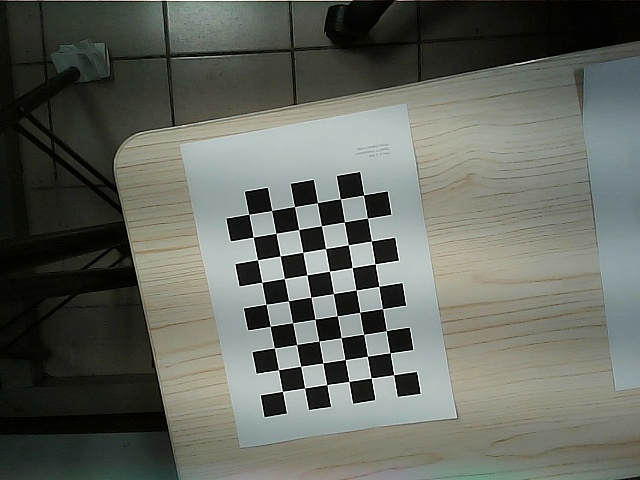
#> input picture python-openai camera correction/img1.jpg, 640 x 480 px; its folder holds only this picture in this run
$ python 'get camera internal parameters.py'
#> lines starting #> are read from the running program, lines starting #| are printed output that depends on the picture; after the words box and inside, x2 and y2 are one past the last pixel; in counts of white or black regions, pixels touching at a corner belong together; long printed decimals are rounded
import numpy as np
import cv2 as cv
import glob
# termination criteria
criteria = (cv.TERM_CRITERIA_EPS + cv.TERM_CRITERIA_MAX_ITER, 30, 0.001)

w = 9
h = 6
# prepare object points, like (0,0,0), (1,0,0), (2,0,0) ....,(6,5,0)
objp = np.zeros((w*h,3), np.float32)
objp[:,:2] = np.mgrid[0:w,0:h].T.reshape(-1,2)
# Arrays to store object points and image points from all the images.
objpoints = [] # 3d point in real world space
imgpoints = [] # 2d points in image plane.
images = glob.glob('*.jpg')


for fname in images:
    img = cv.imread(fname)
#> img is the input picture: shape (480, 640, 3); mean B, G, R 94.5, 102.3, 98.6
    gray = cv.cvtColor(img, cv.COLOR_BGR2GRAY)
    cv.imshow('img', gray)

    # cv.waitKey(0)
    # Find the chess board corners
    ret, corners = cv.findChessboardCorners(gray, (w,h),  cv.CALIB_CB_ADAPTIVE_THRESH + cv.CALIB_CB_NORMALIZE_IMAGE)
#> ret = True; corners = 54 rows, first 8: [282.5, 391.4], [278.4, 369.7], [274.5, 347.8], [270.3, 326.4], [266, 304.3], [261.8, 282.4], [257.5, 259.7], [253.2, 237]
    print(f"detect result:{ret}")
#| detect result:True
    # If found, add object points, image points (after refining them)
    if ret == True:
        objpoints.append(objp)
        corners2 = cv.cornerSubPix(gray,corners, (11,11), (-1,-1), criteria)
#> corners2 = 54 rows, first 8: [282.4, 391.4], [278.5, 369.7], [274.4, 347.9], [270.2, 326.3], [266.1, 304.3], [261.7, 282.3], [257.5, 259.7], [253.2, 237]
        imgpoints.append(corners)
        # Draw and display the corners
        cv.drawChessboardCorners(img, (w,h), corners2, ret)
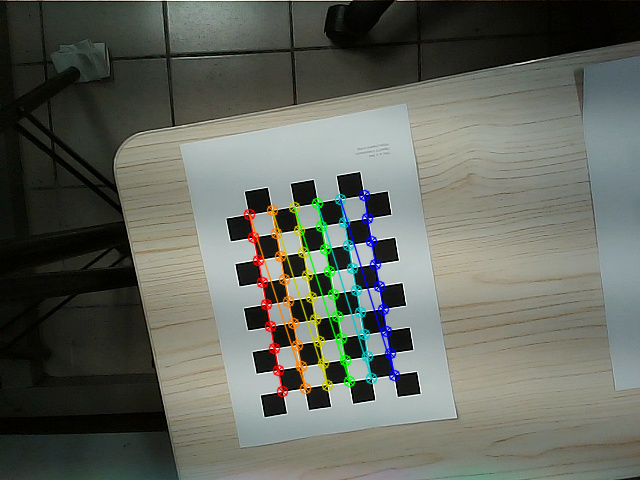
#> img: shape (480, 640, 3); 3.19% of pixels changed, all inside (x1, y1, x2, y2) = (243, 189, 401, 398)
        cv.imshow('img', img)
        cv.waitKey(0)


cv.destroyAllWindows()
# calibration
ret, mtx, dist, rvecs, tvecs = cv.calibrateCamera(objpoints, imgpoints, gray.shape[::-1], None, None)
#> ret = 0.0795; mtx = [[680.2, 0, 320.7], [0, 696.7, 179.9], [0, 0, 1]]; dist = [[0.261, -3.41, -0.0146, -0.00282, 22.46]]; rvecs = ([0.0665, 0.171, -1.74],); tvecs = ([-1.69, 9.24, 30.45],)

print(f"ret = {ret}")
#| ret = 0.07953
print(f"mtx = {mtx}")
#| mtx = [[680.181   0.         320.662]
#|  [  0.         696.655 179.928 ]
#|  [  0.           0.           1.        ]]
print(f"dist = {dist}")
#| dist = [[ 2.61147428e-01 -3.40861345e+00 -1.45662193e-02 -2.81962854e-03
#|    2.24590499e+01]]
print(f"rvecs = {rvecs}")
#| rvecs = (array([[ 0.06651],
#|        [ 0.1714],
#|        [-1.738]]),)
print(f"tvecs = {tvecs}")
#| tvecs = (array([[-1.693],
#|        [ 9.242],
#|        [30.451]]),)
# [10 lines of commented-out code are left out]

$ run again, on python-openai camera correction/img13.jpg
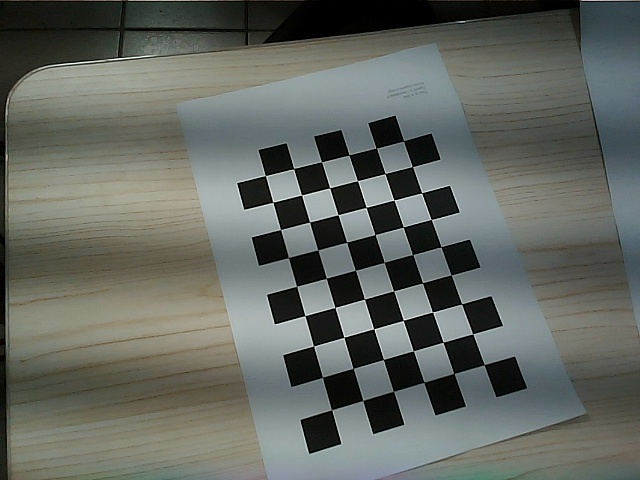
#> input picture python-openai camera correction/img13.jpg, 640 x 480 px
#> img is the input picture: shape (480, 640, 3); mean B, G, R 97.5, 103.5, 99.3
#> `ret, corners = cv.findChessboardCorners(gray, (w,h),  cv.CALIB_CB_ADAP..`: ret = True; corners = 54 rows, first 8: [331.6, 409.8], [322.7, 377.2], [313.6, 345.9], [304.9, 315.8], [296.7, 286.4], [288.4, 257.6], [280.6, 229.5], [273.1, 202.1]
#| detect result:True
#> corners2 = 54 rows, first 8: [331.5, 409.7], [322.5, 377.3], [313.5, 346.1], [304.8, 315.6], [296.6, 286.3], [288.5, 257.5], [280.5, 229.5], [272.8, 202.3]
#> `cv.drawChessboardCorners(img, (w,h), corners2, ret)`:
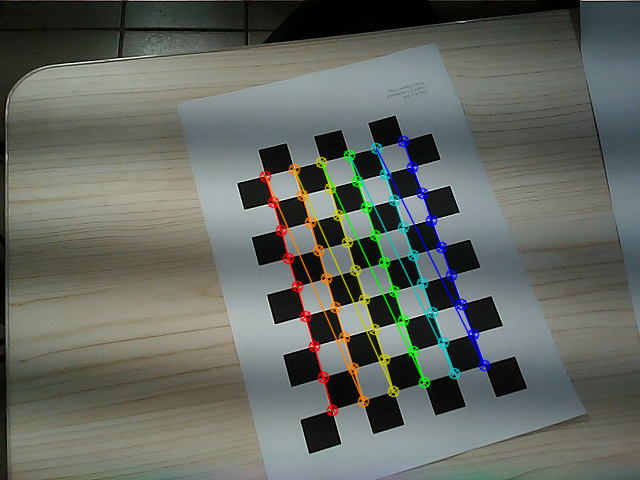
#> img: shape (480, 640, 3); 3.77% of pixels changed, all inside (x1, y1, x2, y2) = (259, 135, 491, 417)
#> `ret, mtx, dist, rvecs, tvecs = cv.calibrateCamera(objpoints, imgpoints..`: ret = 0.131; mtx = [[647.2, 0, 323.5], [0, 661.8, 252.9], [0, 0, 1]]; dist = [[-0.0559, 3.8, -0.0125, -0.00378, -19.3]]; rvecs = ([-0.196, -0.343, -1.83],); tvecs = ([0.25, 4.7, 19.73],)
#| ret = 0.1309
#| mtx = [[647.239   0.         323.470]
#|  [  0.         661.773 252.947]
#|  [  0.           0.           1.        ]]
#| dist = [[-5.58811258e-02  3.80077702e+00 -1.25224043e-02 -3.77731815e-03
#|   -1.93016265e+01]]
#| rvecs = (array([[-0.1957],
#|        [-0.3434],
#|        [-1.827]]),)
#| tvecs = (array([[ 0.2496],
#|        [ 4.696],
#|        [19.735]]),)

$ run again, on python-openai camera correction/img14.jpg
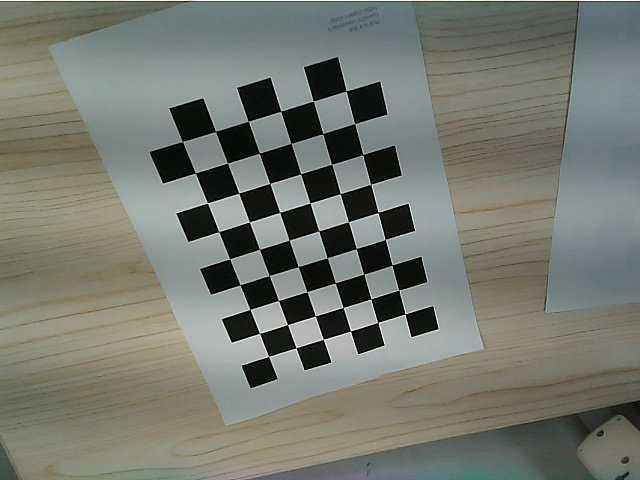
#> input picture python-openai camera correction/img14.jpg, 640 x 480 px
#> img is the input picture: shape (480, 640, 3); mean B, G, R 111.8, 120.9, 117
#> `gray = cv.cvtColor(img, cv.COLOR_BGR2GRAY)`:
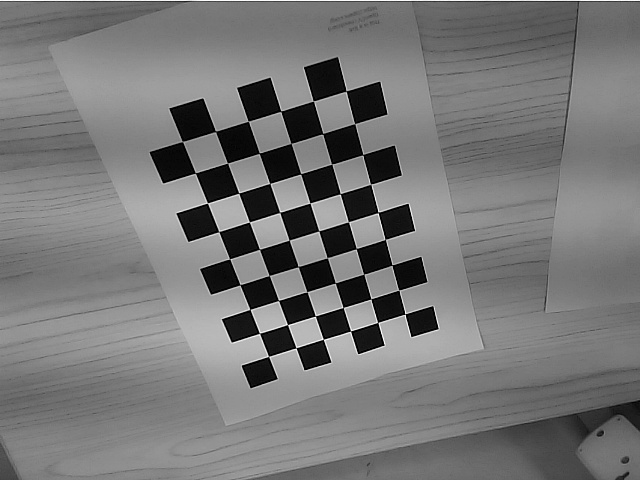
#> gray: shape (480, 640); min 0, max 255, mean 118.6
#> `ret, corners = cv.findChessboardCorners(gray, (w,h),  cv.CALIB_CB_ADAP..`: ret = True; corners = 54 rows, first 8: [268.6, 356.4], [259.6, 333.3], [249.9, 309.4], [240, 284.7], [229.6, 259], [218.8, 231.6], [207.4, 203], [195.3, 173]
#| detect result:True
#> corners2 = 54 rows, first 8: [268.6, 356.4], [259.5, 333.4], [249.9, 309.4], [239.9, 284.8], [229.6, 258.8], [218.8, 231.6], [207.4, 202.9], [195.3, 172.9]
#> `cv.drawChessboardCorners(img, (w,h), corners2, ret)`:
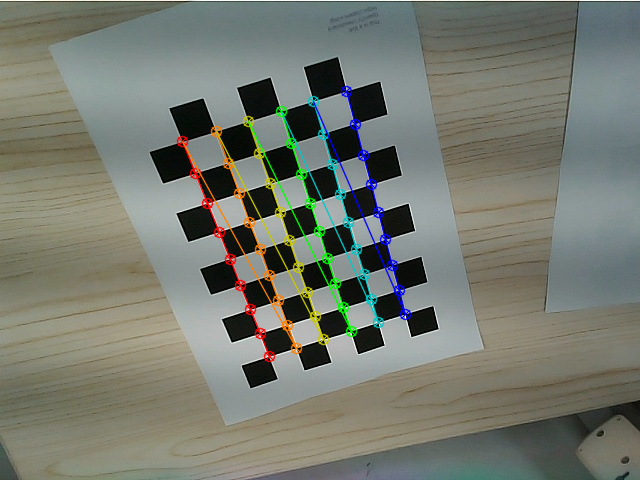
#> img: shape (480, 640, 3); 3.69% of pixels changed, all inside (x1, y1, x2, y2) = (176, 85, 412, 363)
#> `ret, mtx, dist, rvecs, tvecs = cv.calibrateCamera(objpoints, imgpoints..`: ret = 0.13; mtx = [[557.5, 0, 329.5], [0, 561.8, 224.5], [0, 0, 1]]; dist = [[-0.0507, 1.4, 0.000859, -0.000527, -4.21]]; rvecs = ([0.386, 0.287, -1.84],); tvecs = ([-2.13, 4.58, 19.57],)
#| ret = 0.1298
#| mtx = [[557.464    0.         329.541]
#|  [  0.         561.767 224.528]
#|  [  0.           0.           1.        ]]
#| dist = [[-5.06628706e-02  1.39769974e+00  8.59165956e-04 -5.27010532e-04
#|   -4.20606964e+00]]
#| rvecs = (array([[ 0.3863],
#|        [ 0.2874],
#|        [-1.840]]),)
#| tvecs = (array([[-2.132],
#|        [ 4.585],
#|        [19.567   ]]),)

$ run again, on python-openai camera correction/img15.jpg
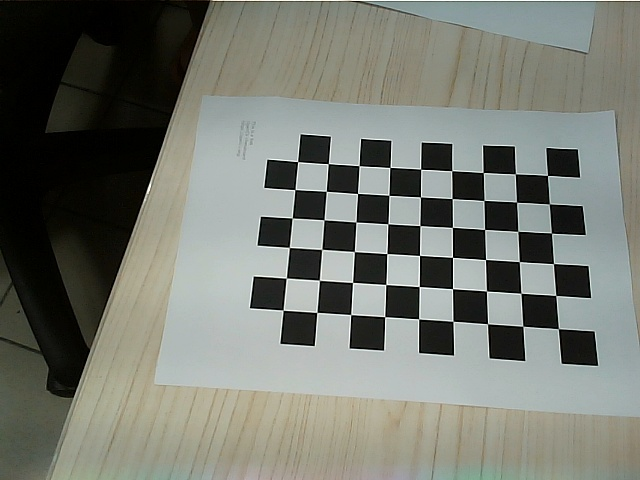
#> input picture python-openai camera correction/img15.jpg, 640 x 480 px
#> img is the input picture: shape (480, 640, 3); mean B, G, R 111.5, 119.6, 116.4
#> `gray = cv.cvtColor(img, cv.COLOR_BGR2GRAY)`:
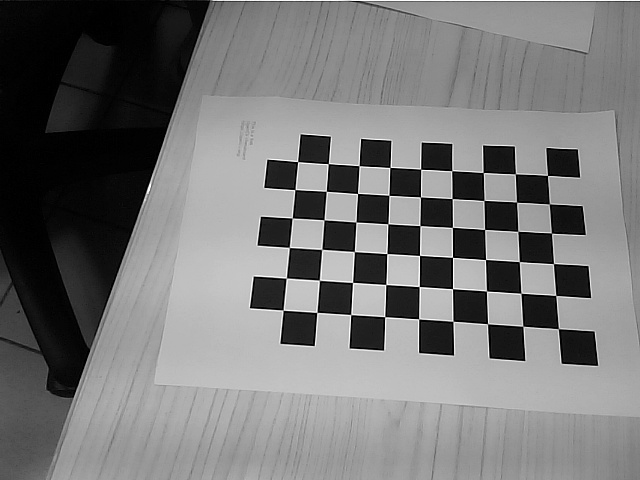
#> gray: shape (480, 640); min 0, max 255, mean 117.7
#> `ret, corners = cv.findChessboardCorners(gray, (w,h),  cv.CALIB_CB_ADAP..`: ret = True; corners = 54 rows, first 8: [558.4, 328.6], [522.9, 326.2], [487.5, 323.7], [453.1, 321.3], [418.6, 318.8], [384.7, 316.7], [350.8, 314.6], [316.8, 312.5]
#| detect result:True
#> corners2 = 54 rows, first 8: [558.3, 328.7], [522.8, 326.3], [487.5, 323.8], [452.9, 321.4], [418.6, 318.8], [384.6, 316.6], [350.6, 314.6], [316.8, 312.4]
#> `cv.drawChessboardCorners(img, (w,h), corners2, ret)`:
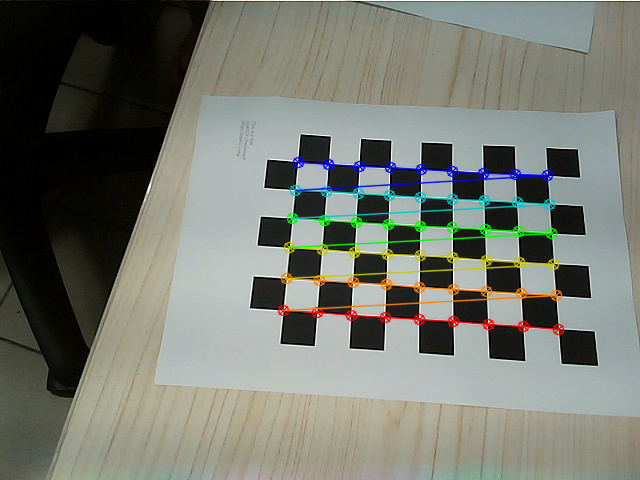
#> img: shape (480, 640, 3); 4.11% of pixels changed, all inside (x1, y1, x2, y2) = (277, 156, 565, 336)
#> `ret, mtx, dist, rvecs, tvecs = cv.calibrateCamera(objpoints, imgpoints..`: ret = 0.15; mtx = [[539.9, 0, 323.8], [0, 527.6, 240.4], [0, 0, 1]]; dist = [[0.0347, 0.724, -0.00436, -0.00984, -2.03]]; rvecs = ([-0.0318, -0.51, -3.03],); tvecs = ([6.78, 2.61, 15.7],)
#| ret = 0.1503
#| mtx = [[539.924   0.         323.845]
#|  [  0.         527.644 240.449]
#|  [  0.           0.           1.        ]]
#| dist = [[ 0.03466  0.7237 -0.004359 -0.009843  -2.030]]
#| rvecs = (array([[-0.0318],
#|        [-0.5096],
#|        [-3.031]]),)
#| tvecs = (array([[ 6.780 ],
#|        [ 2.613],
#|        [15.702]]),)

$ run again, on python-openai camera correction/img10.jpg
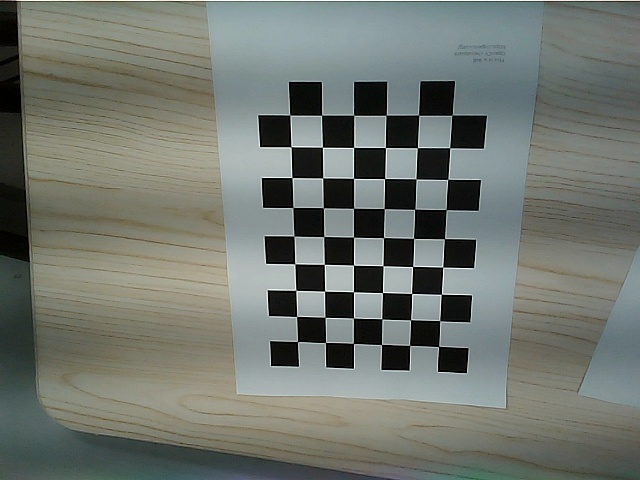
#> input picture python-openai camera correction/img10.jpg, 640 x 480 px
#> img is the input picture: shape (480, 640, 3); mean B, G, R 110.9, 118, 112.6
#> `ret, corners = cv.findChessboardCorners(gray, (w,h),  cv.CALIB_CB_ADAP..`: ret = True; corners = 54 rows, first 8: [297.5, 341.5], [296.6, 316.4], [295.6, 290.5], [294.5, 263.6], [293.8, 236.2], [292.9, 207.5], [292, 177.5], [290.8, 146.6]
#| detect result:True
#> corners2 = 54 rows, first 8: [297.5, 341.5], [296.6, 316.5], [295.7, 290.4], [294.7, 263.7], [294, 236.1], [292.8, 207.5], [291.8, 177.6], [291, 146.7]
#> `cv.drawChessboardCorners(img, (w,h), corners2, ret)`:
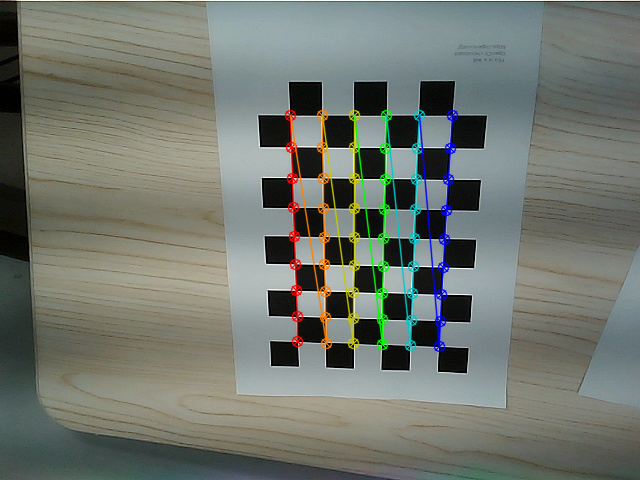
#> img: shape (480, 640, 3); 3.78% of pixels changed, all inside (x1, y1, x2, y2) = (284, 109, 459, 353)
#> `ret, mtx, dist, rvecs, tvecs = cv.calibrateCamera(objpoints, imgpoints..`: ret = 0.182; mtx = [[685.4, 0, 312.7], [0, 713.5, 229.1], [0, 0, 1]]; dist = [[-0.264, 8.24, 0.00455, -0.00441, -55.58]]; rvecs = ([0.254, 0.398, -1.55],); tvecs = ([-0.543, 3.88, 24.63],)
#| ret = 0.1817
#| mtx = [[685.358   0.         312.731]
#|  [  0.         713.471 229.119]
#|  [  0.           0.           1.        ]]
#| dist = [[-2.63831005e-01  8.24421352e+00  4.55140754e-03 -4.41192206e-03
#|   -5.55846835e+01]]
#| rvecs = (array([[ 0.2536],
#|        [ 0.3984],
#|        [-1.548]]),)
#| tvecs = (array([[-0.5427 ],
#|        [ 3.883],
#|        [24.627]]),)
